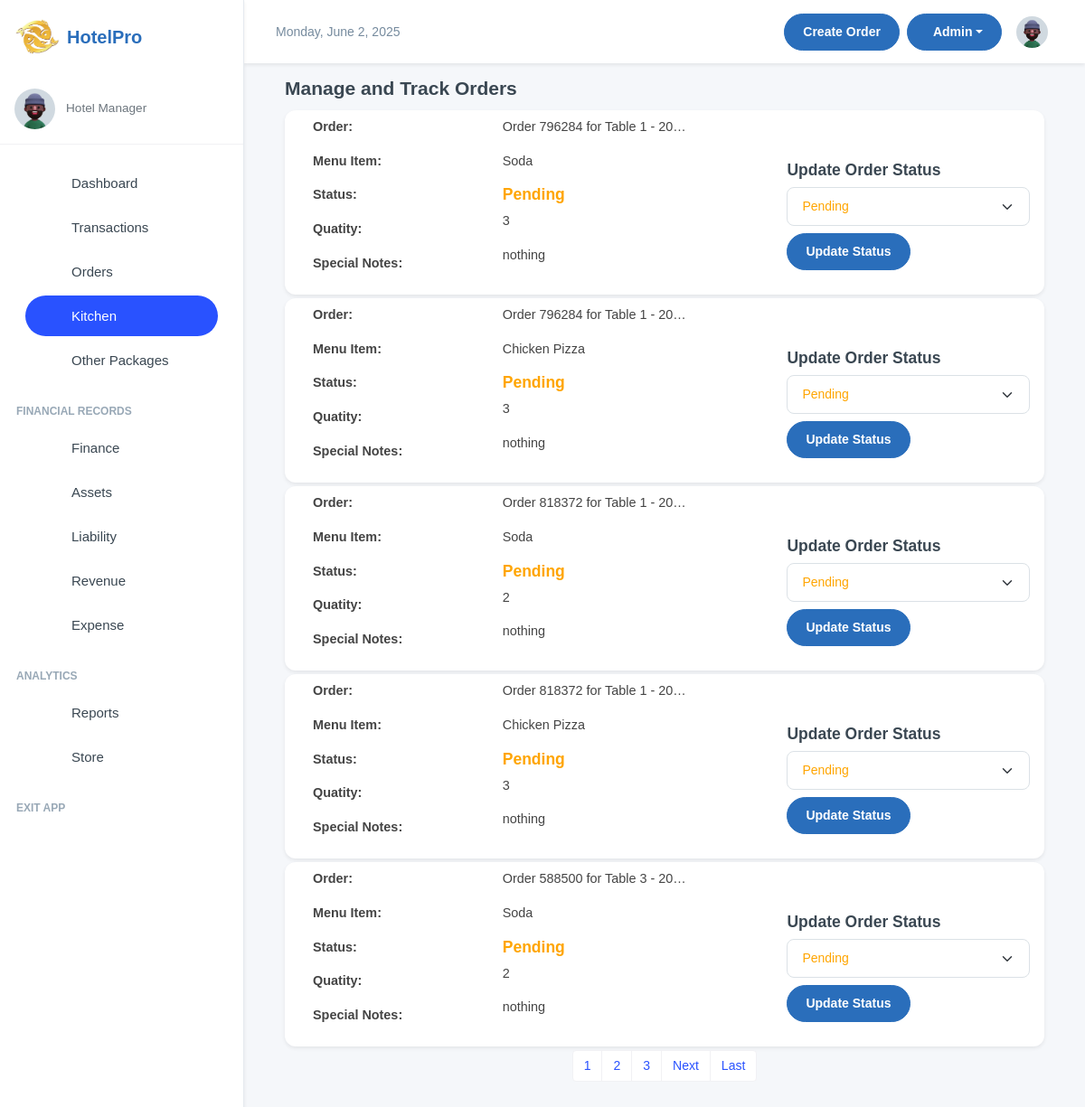
Page /kitchen/ on the earlier database version.
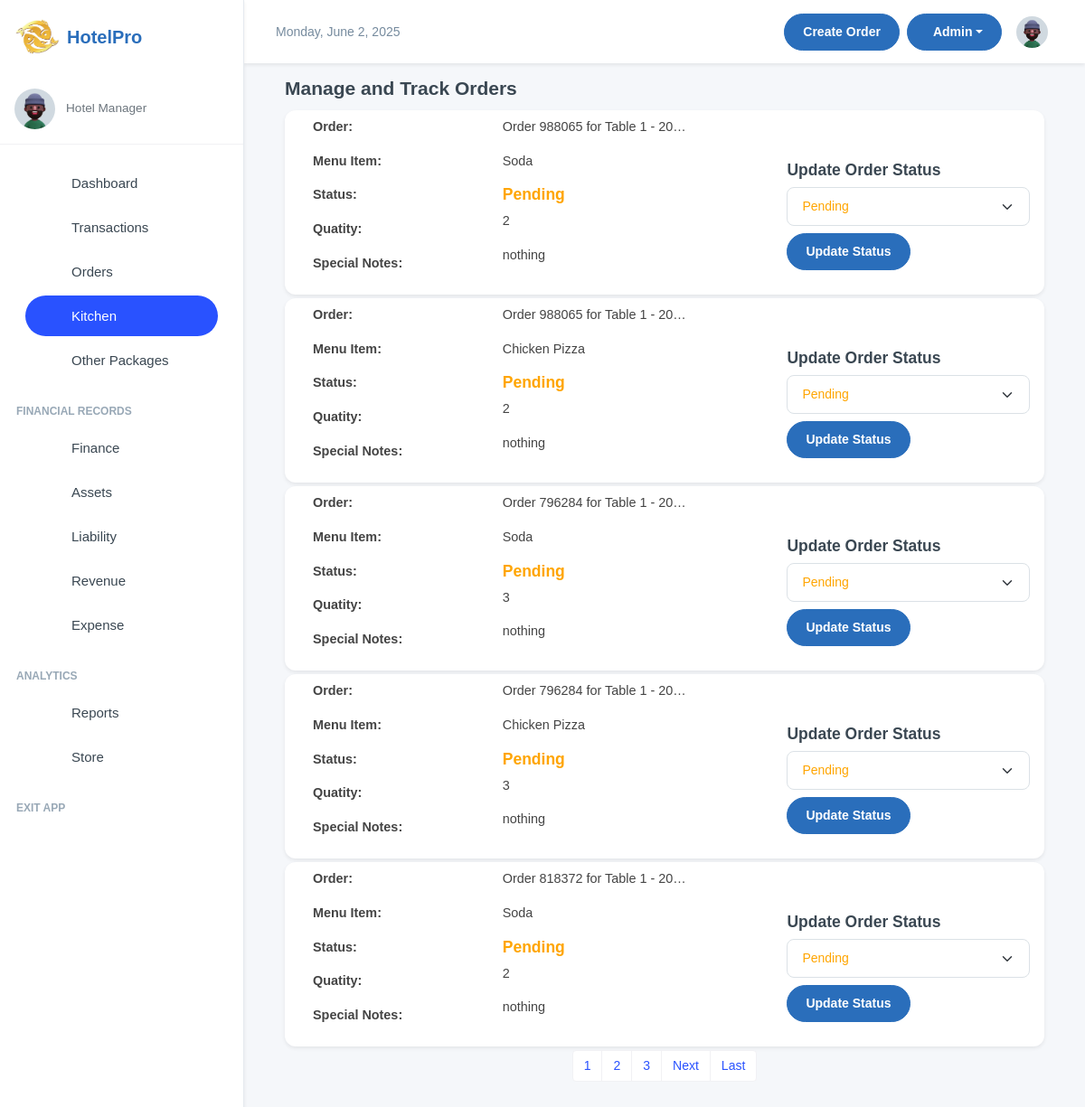
Same page on the later database version.
### inventory/models.py (models this page shows, shortened)
class OrderItem(models.Model):
    ORDER_TYPE_CHOICES = [
        ('Dine-In', 'Dine-In'),
        ('Take-Away', 'Take-Away'),
    ]
    SPECIAL_NOTES_CHOICES = [
        ('strongly spiced', 'strongly spiced'),
        ('midly spiced', 'midly spiced'),
       ( 'chips' , 'chips'),
       ('rice','rice'),
        ('posho', 'posho'),
       ( 'rice_posho','rice_posho' ),
        ('chips_rice', 'chips_rice'),
       ( 'rice_posho', 'rice_posho'),
        ('chips_posho', 'chips_posho')
    ]
    order = models.ForeignKey(OrderTransaction, on_delete=models.CASCADE, related_name='order_items')
    menu_item = models.ForeignKey(MenuItem, on_delete=models.CASCADE, null=True, blank=True)
    order_date = models.DateTimeField(default=now)
    customer_name = models.CharField(max_length=255, blank=True, null=True, default="FishPoint Customer")
    dining_area = models.ForeignKey(DiningArea, on_delete=models.SET_NULL, null=True, blank=True)
    table = models.ForeignKey(Table, on_delete=models.SET_NULL, null=True, blank=True)
    total_price =  models.DecimalField(max_digits=10, decimal_places=2, default=Decimal('0.00'))
    quantity = models.IntegerField(blank=True, null=True)
    status = models.CharField(
        max_length=50, default='Pending',
        choices=[('Pending', 'Pending'), ('Preparing', 'Preparing'), ('Cooked', 'Completed'), ('Served', 'Served'), ('Cancelled', 'Cancelled')]
    )
    special_notes = models.CharField(
        default="nothing",
        max_length=50, blank=True, null=True,
        choices=SPECIAL_NOTES_CHOICES
        )
    order_type = models.CharField(
        max_length=10,
        choices=ORDER_TYPE_CHOICES,
        default='Dine-In'
    )
    updated = models.DateField(auto_now=True, blank=True, null=True)
    class Meta:
        verbose_name = 'Order Item'
        verbose_name_plural = 'Order Items'
        ordering = ['-order_date']

class OrderTransaction(models.Model):
    pay_mode = (
        ("NO PAYMENT", "NO PAYMENT"),
        ("CASH", "CASH"),
        ("MOMO PAY", "MOMO PAY"),
        ("AIRTEL PAY", "AIRTEL PAY"),
        ("BANK CARD", "BANK CARD"),
    )
    random_id = models.CharField(max_length=6, unique=True, editable=False, default=generate_random_id)
    customer_name = models.CharField(max_length=255, blank=True, null=True, default="FishPoint Customer")
    served_by = models.CharField(
        max_length=255, blank=True, null=True, default="Waitress")
    dining_area = models.ForeignKey(DiningArea, on_delete=models.SET_NULL, null=True, blank=True)
    table = models.ForeignKey(Table, on_delete=models.SET_NULL, null=True, blank=True )
    special_notes = models.TextField(default="Null")
    created = models.DateTimeField(default=now, blank=True, null=True)
    payment_mode = models.CharField(default="NO PAYMENT", max_length=50, choices=pay_mode)
    transaction_id = models.CharField(blank=True, null=True, max_length=100)
    created_by = models.ForeignKey(User, on_delete=models.SET_NULL, null=True, blank=True)
    updated = models.DateField(auto_now=True, blank=True, null=True)
    class Meta:
        ordering = ['-created']
    def __str__(self):
        if self.table and self.dining_area:
            return f"Order {self.random_id} for Table {self.table.table_number} in {self.dining_area.name} - {self.created}"
        elif self.table:
            return f"Order {self.random_id} for Table {self.table.table_number} - {self.created}"
        else:
            return f"Order {self.random_id} - {self.created}"

class Table(models.Model):
    table_number = models.IntegerField()
    dining_area = models.ForeignKey(DiningArea, on_delete=models.CASCADE, related_name='tables')
    capacity = models.IntegerField()  # Number of seats at the table
    is_available = models.BooleanField(default=True)

class MenuItem(models.Model):
    category = models.ForeignKey(Category, on_delete=models.CASCADE, related_name="menu_items")
    name = models.CharField(max_length=100)
    description = models.TextField()
    price = models.DecimalField(max_digits=10, decimal_places=2, default=Decimal('0.00'))
    is_available = models.BooleanField(default=True)
    image_url = models.ImageField(blank=True, null=True, upload_to="menu_items")
    def __str__(self):
        return self.name

### kitchen/views.py (the view)
# urls.py: path('kitchen/', include('kitchen.urls')),
def kitchen(request):
    orders = OrderItem.objects.all()
    paginator = Paginator(orders, 5)
    page_number = request.GET.get('page')
    orders = paginator.get_page(page_number)
    return render(request, "kitchen.html", {"orders": orders})

### kitchen/templates/kitchen.html (shortened to what this page needs)
{% extends 'base.html' %}
{% block content %}
<div class="container">
    <div class="card-body">
        <div class="row">
            <h4 class="fw-semibold mb-2">Manage and Track Orders</h4>
            <div class="container">
                {% if orders %}
                    {% for order in orders %}
                    <div class="card my-1">
                        <div class="row my-2 ms-3">
                            <div class="col-3">
                                <p class="fw-bolder">Order:</p>
                                <p class="fw-bolder">Menu Item:</p>
                                <p class="fw-bolder">Status:</p>
                                <p class="fw-bolder">Quatity:</p>
                                <p class="fw-bolder">Special Notes:</p>
                            </div>
                            <div class="col">
                                <p>{{ order.order|truncatechars:30 }}</p>
                                <p>{{ order.menu_item }}</p>
                                <h5 class="fw-bolder status-text {% if order.status == 'Pending' %}status-pending
                                            {% elif order.status == 'Preparing' %}status-preparing
                                            {% elif order.status == 'Served' %}status-served
                                            {% elif order.status == 'Cooked' %}status-completed
                                            {% elif order.status == 'Cancelled' %}status-cancelled
                                            {% endif %}">
                                    {{ order.status }}
                                </h5>
                                <p> {{ order.quantity }}</p>
                                <p>{{ order.special_notes|default:"N/A" }}</p>
                            </div>
                            <div class="col mx-3">
                                <h5 class="mt-5">Update Order Status</h5>
                                <form action="/kitchen/update_order_status/{{order.id}}/" method="post">
                                    <select name="status" class="form-select mb-2 order-status-select" data-order-id="{{ order.id }}">
                                        <option value="Pending" {% if order.status == "Pending" %}selected{% endif %}>Pending</option>
                                    </select>
                                    <button type="submit" class="btn btn-md btn-primary">Update Status</button>
                                </form>
                            </div>
                        </div>
                    </div>
                    {% endfor %}
                {% else %}
                    <p>No orders available at the moment.</p>
                {% endif %}
            </div>
        </div>
    </div>
</div>
<nav aria-label="Page navigation">
    <ul class="pagination justify-content-center">
        {% for page_num in orders.paginator.page_range %}
            {% if page_num >= orders.number|add:-2 and page_num <= orders.number|add:2 %}
            <li class="page-item {% if page_num == orders_list.number %}active{% endif %}">
                <a class="page-link" href="?page={{ page_num }}">{{ page_num }}</a>
            </li>
            {% elif page_num == 1 or page_num == orders.paginator.num_pages %}
            <li class="page-item">
                <a class="page-link" href="?page={{ page_num }}">{{ page_num }}</a>
            </li>
            {% elif page_num == orders.number|add:-3 or page_num == orders.number|add:3 %}
            <li class="page-item disabled"><span class="page-link">...</span></li>
            {% endif %}
        {% endfor %}
        {% if orders.has_next %}
        <li class="page-item">
            <a class="page-link" href="?page={{ orders.next_page_number }}">Next</a>
        </li>
        <li class="page-item">
            <a class="page-link" href="?page={{ orders.paginator.num_pages }}">Last</a>
        </li>
        {% endif %}
    </ul>
</nav>
{% endblock content %}

Differences in the rows shown:
no longer on this page (row unchanged): OrderItem: order "Order 818372 for Table 1 - 20…", menu_item "Chicken Pizza", status "Pending", quantity "3", special_notes "nothing"
no longer on this page (row unchanged): OrderItem: order "Order 588500 for Table 3 - 20…", menu_item "Soda", status "Pending", quantity "2", special_notes "nothing"
added OrderItem: order "Order 988065 for Table 1 - 20…", menu_item "Soda", status "Pending", quantity "2", special_notes "nothing"
added OrderItem: order "Order 988065 for Table 1 - 20…", menu_item "Chicken Pizza", status "Pending", quantity "2", special_notes "nothing"
